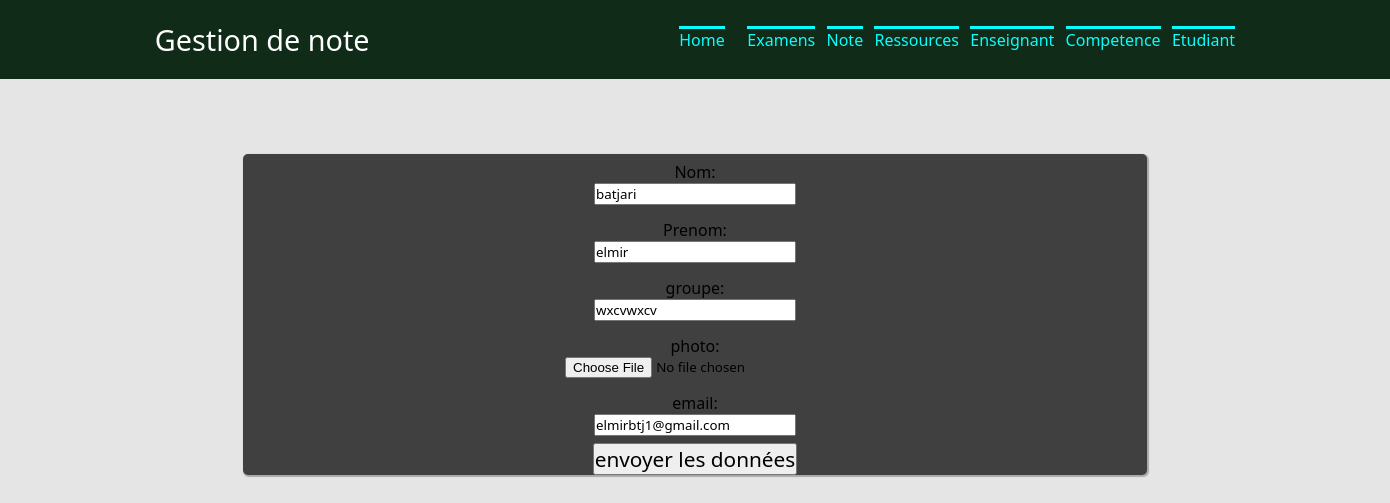
/gestion/update/3, run on the app's committed database.
### gestion/models.py (models this page shows, shortened)
class Etudiant(models.Model):
    nom = models.CharField(max_length = 100)
    prenom =models.CharField(max_length = 100,null = True)
    groupe =models.CharField(max_length = 100,null = True)
    photo =models.ImageField(upload_to="images",blank=True, null = True)
    email=models.EmailField(default=None,max_length = 100)
    def dico(self):
        return {"nom": self.nom,"prenom": self.prenom,"groupe": self.groupe,"photo": self.photo,"email": self.email,}

### gestion/views.py (the view)
# urls.py: path("update/<int:id>",views.update),
def update(request, id):
    etudiant = models.Etudiant.objects.get(pk=id)
    eform = EtudiantForm(etudiant.dico())
    return render(request, "gestion/update.html", {"eform": eform,"id":id})

### gestion/forms.py
class EtudiantForm(ModelForm):
    class Meta:
        model = models.Etudiant
        fields = ('nom','prenom','groupe','groupe','photo','email')
        labels = {
            'nom' : _('Nom') ,
            'prenom ': _('prenom '),
            'groupe': _('groupe'),
            'photo': _('photo'),
            'email': _('email'),
        }

### gestion/templates/gestion/update.html (shortened to what this page needs)
     {% extends "gestion/main.html" %}
{%block content %}
    <form method="post" action="/gestion/traitementupdate/{{id}}/">
    {{ eform.as_p }}
        <input type="submit" value="envoyer les données">
    </form>
{% endblock %}

### gestion/static/gestion/style.css (style rules this page uses)
* { font-weight:1; font-family:system-ui,arial; }
html, body { margin : 0px; padding : 0px; background-color: #E5E5E5; }
input[type=submit],button { #background:#404040; font-family:system-ui,arial; font-size:130%; }
input[type=text],input[type=number],textarea,select,option { color:black; font-family:system-ui,arial; }
form { background-color: #404040; display:flex; justify-content:center; flex-direction:column; align-items:center; margin-top:75px; width:65%; border-radius:5px; box-shadow:1px 1px 1px 1px #A9A9A9; }
form > p { list-style-type:none; display:flex; flex-direction:column; align-items:center; padding:7px; width:70%; }
* { margin: 0; padding: 0; }
body { font-family: Rubik; overflow-x: hidden; }

### data on the page
Etudiant: nom "batjari", prenom "elmir", groupe "wxcvwxcv", email "elmirbtj1@gmail.com"
